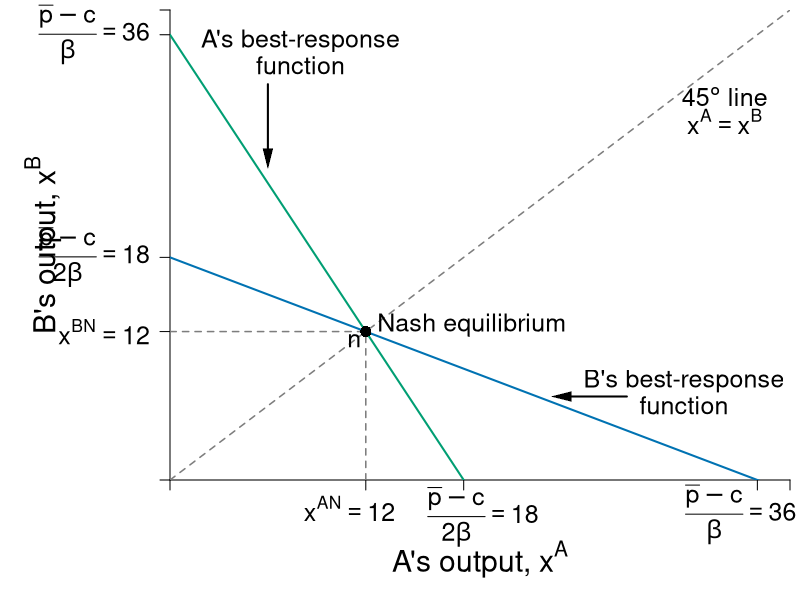

Reproduce this figure in R.
require(shape)
pdf(file = "competitionmarkets/cournot_brfs.pdf", width = 9, height = 7)

#Set parameters for graphics
axislabelsize <- 1.8
labelsize <- 1.5
namesize <- 1.8
annotatesize <- 1.5
graphlinewidth <- 2
segmentlinewidth <- 1.5

COL <- c("#7fc97f", "#beaed4", "#fdc086", "#ffff99", "#386cb0", "#f0027f", "#bf5b17", "#666666")
COLA <- c("#e0f3db", "#99d8c9","#66c2a4","#41ae76", "#238b45", "#005824")
COLB <- c("#c6dbef", "#4eb3d3", "#2b8cbe", "#0868ac","#084081")
Grays <- gray.colors(25, start = 1, end = 0)
CBCols <- c("#009E73","#0072B2","#E69F00","#CC79A7", "#F0E442")


par(mar =  c(6, 8.5, 0.5, 0.5))

piA <- function(xa, xb, s = 0.5, pmax = 20, c1 = 2) {
  (pmax - s*xb)*xa - s*(xa)^2 - c1*xa
}

piB <- function(xa, xb, s = 0.5, pmax = 20, c1 = 2) {
  (pmax - s*xa)*xb - s*(xb)^2 - c1*xb
}

brfB <- function(xa, s = 0.5, pmax = 20, c1 = 2) {
 (pmax - c1)/(2*s) - (1/2)*xa
}

brfA <- function(xa, s = 0.5, pmax = 20, c1 = 2) {
  (pmax - c1)/s - 2*xa
}


xlims <- c(0, 38)
ylims <- c(0, 38)

npts <- 501 
x <- seq(xlims[1], xlims[2], length.out = npts)
y <- seq(ylims[1], ylims[2], length.out = npts) 


plot(0, 0, xlim = xlims, ylim = ylims, type = "n",
     xlab = expression(paste("")),
     ylab = expression(paste("")), 
     xaxt = "n", 
     yaxt = "n", 
     cex.lab = axislabelsize, 
     bty = "n",
     xaxs = "i", 
     yaxs = "i")


ticksy <- c(0, 12, 18, 36, ylims[2])
ylabels <- c(NA, expression(paste(x^{BN} == 12)), expression(paste( frac(bar(p) - c,2*beta) == 18 )), expression(paste( frac(bar(p) - c,beta) == 36 )), NA)
ticksx <- c(0, 12, 18, 36, xlims[2])
#xlabels <- c(NA, expression(paste(x^{AN} == 12)), expression(paste(frac(bar(p) - c[1],2*beta) == 18)), expression(paste( frac(bar(p) - c[1],beta) ==36 )), NA)
xlabelsnum <- c(NA, NA, NA, expression(paste( frac(bar(p) - c,beta) == 36 )), NA)

text(11, -2.3, expression(paste(x^{AN} == 12)),xpd = TRUE, cex = labelsize)
text(19.2, -3, expression(paste(frac(bar(p) - c,2*beta) == 18)),xpd = TRUE, cex = labelsize)

axis(1, at = ticksx, pos = 0, labels = FALSE)
text(x = c(0, 12, 18, 35, xlims[2]), par("usr")[3] - 0.4, labels = xlabelsnum, srt = 0, pos = 1, xpd = TRUE, cex = labelsize)
axis(2, at = ticksy, pos = 0, labels = ylabels, las = 1, cex.axis = labelsize)

npts <- 500 
xx1 <- seq(xlims[1], xlims[2], length.out = npts)

lines(xx1, brfA(xx1, s = 0.5, pmax = 20, c1 = 2), col = CBCols[1], lwd = graphlinewidth)
lines(xx1, brfB(xx1, s = 0.5, pmax = 20, c1 = 2), col = CBCols[2], lwd = graphlinewidth)

segments(0, 12, 12, 12, lty = 2, col = Grays[20] , lwd = segmentlinewidth)
segments(12, 0, 12, 12, lty = 2, col = Grays[20] , lwd = segmentlinewidth)
segments(0, 0, xlims[2], ylims[2], lty = 2, col = Grays[20] , lwd = segmentlinewidth)

text(0.5*(xlims[2]), -6.4, expression(paste("A's output, ", x^A)), xpd = TRUE, cex = axislabelsize) 
text(-7.8, 0.5*ylims[2], expression(paste("B's output, ", x^B)), xpd = TRUE, cex = axislabelsize, srt = 90) 

#Label point i. 
points(12, 12, pch = 16, col = "black", cex = 1.5)
text(18.5, 12.5, expression(paste("Nash equilibrium")), cex = annotatesize)
text(11.3, 11.3, expression(paste(n)), cex = labelsize)

text(34, 31, expression(paste(45*degree, " line")), cex = labelsize)
text(34, 29, expression(paste(x^A == x^B)), cex = labelsize)


#B's brf
text(31.5, 8, expression(paste("B's best-response")), cex = annotatesize)
text(31.5, 6, expression(paste("function")), cex = annotatesize)
Arrows(28, 6.75, 24, 6.75, col = "black", lty = 1, lwd = 2, arr.type = "triangle", arr.lwd = 0.5)

#A's brf
text(8, 35.5, expression(paste("A's best-response")), cex = annotatesize)
text(8, 33.5, expression(paste("function")), cex = annotatesize)
Arrows(6, 32, 6, 26, col = "black", lty = 1, lwd = 2, arr.type = "triangle", arr.lwd = 0.5)


dev.off()
